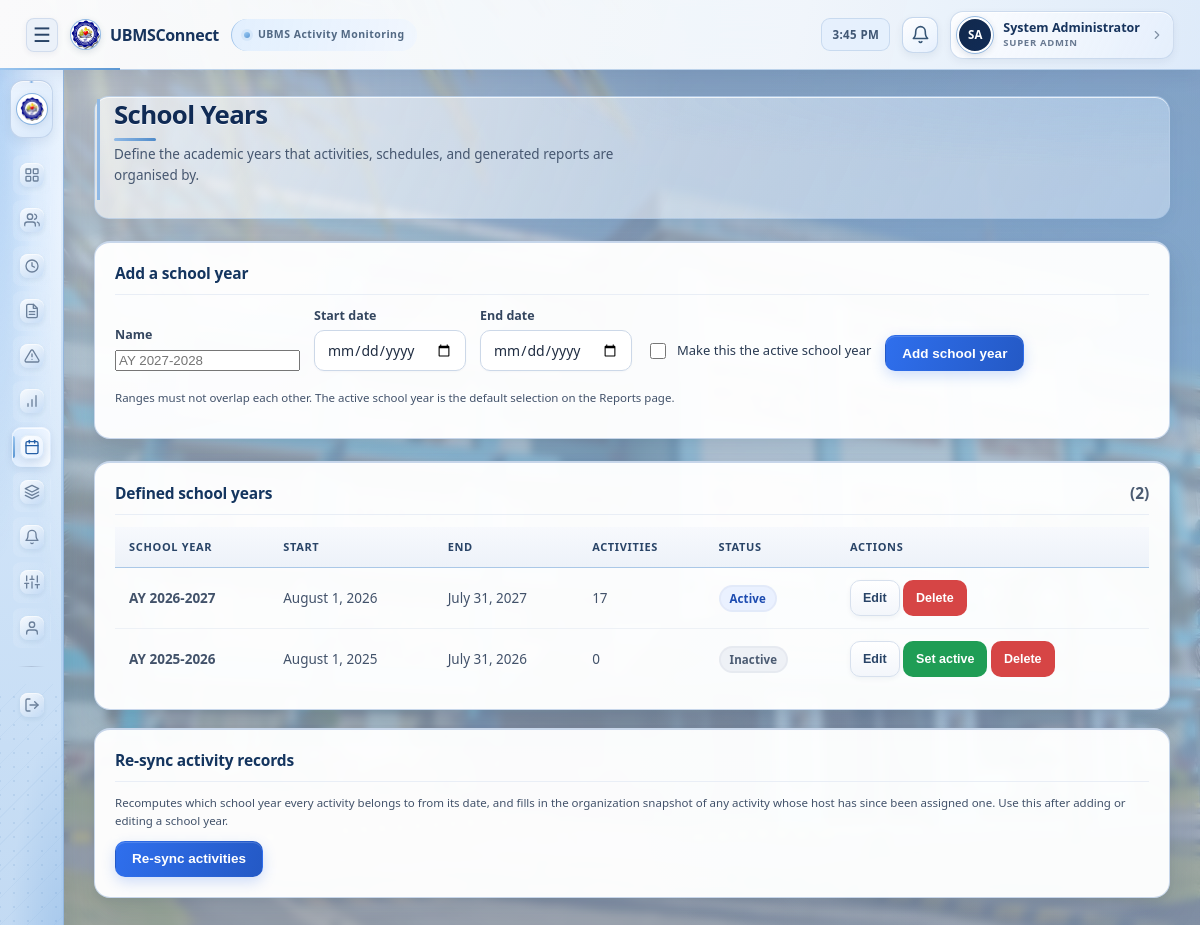
Screenshot of /superadmin/school_years.php (signed in) with the database file from the repository.
### tables this page shows
CREATE TABLE school_years (
    id INT AUTO_INCREMENT PRIMARY KEY,
    name VARCHAR(60) NOT NULL UNIQUE,
    start_date DATE NOT NULL,
    end_date DATE NOT NULL,
    is_active TINYINT(1) NOT NULL DEFAULT 1,
    created_at DATETIME DEFAULT CURRENT_TIMESTAMP
);

### includes/school_year.php (called while the page is built, shortened)
<?php
function getSchoolYears($activeOnly = false) {
    global $pdo;
    $sql = 'SELECT * FROM school_years';
    $sql .= ' ORDER BY start_date DESC';
    try {
        return $pdo->query($sql)->fetchAll();
    } catch (Exception $e) {
        return [];
    }
}

### includes/functions.php (called while the page is built, shortened)
<?php
function e($value) {
    return htmlspecialchars($value ?? '', ENT_QUOTES, 'UTF-8');
}
function formatDate($date) {
    return date('F j, Y', strtotime($date));
}

### superadmin/school_years.php (the view, shortened to what this page needs)
<?php
require_once __DIR__ . '/../includes/auth.php';
require_once __DIR__ . '/../includes/school_year.php';
$schoolYears = getSchoolYears();
$counts = [];
foreach ($pdo->query('SELECT school_year_id, COUNT(*) AS c FROM activities GROUP BY school_year_id') as $row) {
    $counts[(int) $row['school_year_id']] = (int) $row['c'];
}
include __DIR__ . '/../includes/header.php';
include __DIR__ . '/../includes/sidebar.php';
?>
<main class="main-content">
    <div class="page-header">
        <div>
            <h1>School Years</h1>
            <p class="page-subtitle">Define the academic years that activities, schedules, and generated reports are organised by.</p>
        </div>
    </div>
    <div class="card section-gap">
        <div class="card-title">Add a school year</div>
        <form class="filter-bar" onsubmit="addSchoolYear(event)">
            <div class="form-group">
                <label for="syName">Name</label>
                <input id="syName" placeholder="AY 2027-2028" maxlength="60" required>
            </div>
            <div class="form-group">
                <label for="syStart">Start date</label>
                <input type="date" id="syStart" required>
            </div>
            <div class="form-group">
                <label for="syEnd">End date</label>
                <input type="date" id="syEnd" required>
            </div>
            <label class="checkbox-row" style="margin-bottom:9px;">
                <input type="checkbox" id="syActive">
                <span>Make this the active school year</span>
            </label>
            <button class="btn btn-primary">Add school year</button>
        </form>
        <p class="small-note">Ranges must not overlap each other. The active school year is the default selection on the Reports page.</p>
    </div>
    <div class="card">
        <div class="card-title">Defined school years <span class="text-muted">(<?= count($schoolYears) ?>)</span></div>
        <?php if (!$schoolYears): ?>
            <div class="empty-state">No school years defined yet. Add one above so reports can be grouped by academic year.</div>
        <?php else: ?>
            <div class="table-wrap">
                <table class="data-table">
                    <thead>
                        <tr><th>School year</th><th>Start</th><th>End</th><th>Activities</th><th>Status</th><th>Actions</th></tr>
                    </thead>
                    <tbody>
                    <?php foreach ($schoolYears as $sy): $syId = (int) $sy['id']; ?>
                        <tr>
                            <td><strong><?= e($sy['name']) ?></strong></td>
                            <td><?= e(formatDate($sy['start_date'])) ?></td>
                            <td><?= e(formatDate($sy['end_date'])) ?></td>
                            <td><?= (int) ($counts[$syId] ?? 0) ?></td>
                            <td>
                                <?php if ($sy['is_active']): ?>
                                    <span class="badge badge-approved">Active</span>
                                <?php else: ?>
                                    <span class="badge badge-default">Inactive</span>
                                <?php endif; ?>
                            </td>
                            <td style="white-space:nowrap;">
                                <button class="btn btn-sm"
                                        onclick="editSchoolYear(<?= $syId ?>, '<?= e(addslashes($sy['name'])) ?>', '<?= e($sy['start_date']) ?>', '<?= e($sy['end_date']) ?>')">Edit</button>
                                <?php if (!$sy['is_active']): ?>
                                    <button class="btn btn-sm btn-success"
                                            onclick="activateSchoolYear(<?= $syId ?>, '<?= e(addslashes($sy['name'])) ?>')">Set active</button>
                                <?php endif; ?>
                                <button class="btn btn-sm btn-danger"
                                        onclick="deleteSchoolYear(<?= $syId ?>, '<?= e(addslashes($sy['name'])) ?>')">Delete</button>
                            </td>
                        </tr>
                    <?php endforeach; ?>
                    </tbody>
                </table>
            </div>
        <?php endif; ?>
    </div>
    <div class="card section-gap" style="margin-top:18px;">
        <div class="card-title">Re-sync activity records</div>
        <p class="small-note" style="margin:0 0 12px;">
            Recomputes which school year every activity belongs to from its date, and fills in the organization snapshot
            of any activity whose host has since been assigned one. Use this after adding or editing a school year.
        </p>
        <button class="btn btn-primary" onclick="resyncActivities()">Re-sync activities</button>
    </div>
</main>
<?php
include __DIR__ . '/../includes/footer.php';
?>

### rows the page displays
school_years: name "AY 2026-2027", start_date "August 1, 2026", end_date "July 31, 2027", id "17", is_active "Active"
school_years: name "AY 2025-2026", start_date "August 1, 2025", end_date "July 31, 2026", id "0", is_active "Inactive"

### other values shown
nameInitials(currentUserName()) "SA"
currentUserName() "System Administrator"
roleLabel(currentUserRole()) "SUPER ADMIN"
count($schoolYears) "2"
